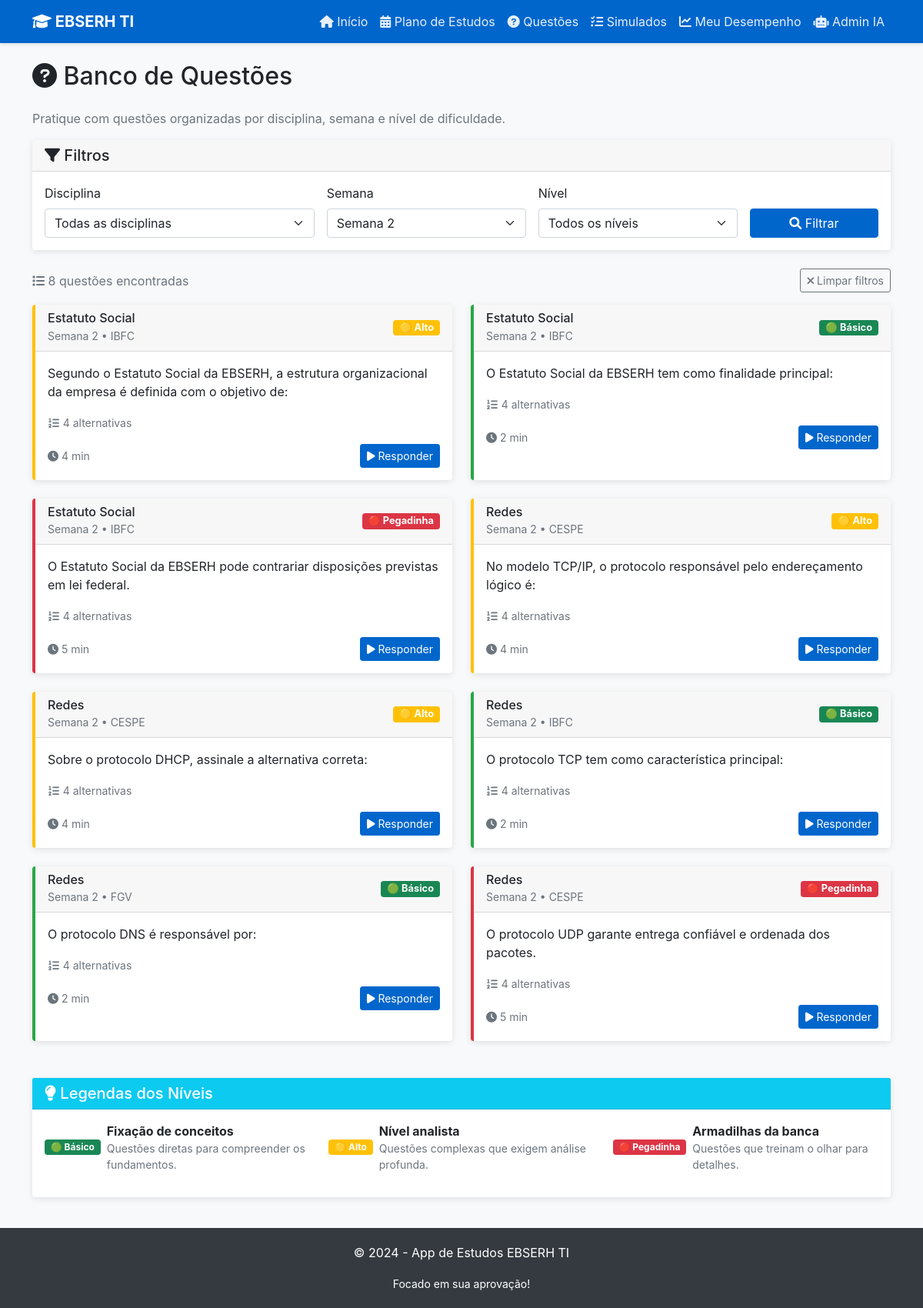
Screenshot of /questoes?semana=2 with the database file from the repository.
### tables this page shows
CREATE TABLE questoes (
            id INTEGER PRIMARY KEY AUTOINCREMENT,
            disciplina TEXT NOT NULL,
            semana INTEGER NOT NULL,
            nivel TEXT NOT NULL CHECK (nivel IN ('Básico', 'Alto', 'Pegadinha')),
            banca TEXT NOT NULL,
            enunciado TEXT NOT NULL,
            alternativas TEXT NOT NULL,
            resposta_correta TEXT NOT NULL,
            comentario TEXT NOT NULL
        , tags TEXT, dificuldade_num INTEGER);

### app.py (the view)
@app.route('/questoes')
def questoes():
    disciplina = request.args.get('disciplina', '')
    semana = request.args.get('semana', '')
    nivel = request.args.get('nivel', '')
    conn = get_db_connection()
    query = 'SELECT DISTINCT disciplina FROM questoes ORDER BY disciplina'
    disciplinas = conn.execute(query).fetchall()
    query = 'SELECT DISTINCT semana FROM questoes ORDER BY semana'
    semanas = conn.execute(query).fetchall()
    query = 'SELECT * FROM questoes WHERE 1=1'
    params = []
    if disciplina:
        query += ' AND disciplina = ?'
        params.append(disciplina)
    if semana:
        query += ' AND semana = ?'
        params.append(semana)
    if nivel:
        query += ' AND nivel = ?'
        params.append(nivel)
    query += ' ORDER BY disciplina, semana, nivel'
    questoes = conn.execute(query, params).fetchall()
    conn.close()
    return render_template('questoes.html',
                         questoes=questoes,
                         disciplinas=disciplinas,
                         semanas=semanas,
                         filtros={'disciplina': disciplina, 'semana': semana, 'nivel': nivel})

### app.py (called while the page is built)
def get_db_connection():
    conn = sqlite3.connect(DB_NAME)
    conn.row_factory = sqlite3.Row
    return conn

### templates/questoes.html (shortened to what this page needs)
{% extends "base.html" %}
{% block content %}
<div class="row">
    <div class="col-12">
        <h2 class="mb-4">
            <i class="fas fa-question-circle"></i> Banco de Questões
        </h2>
        <p class="text-muted">Pratique com questões organizadas por disciplina, semana e nível de dificuldade.</p>
    </div>
</div>
<div class="row mb-4">
    <div class="col-12">
        <div class="card">
            <div class="card-header">
                <h5 class="mb-0"><i class="fas fa-filter"></i> Filtros</h5>
            </div>
            <div class="card-body">
                <form method="GET" action="{{ url_for('questoes') }}">
                    <div class="row g-3">
                        <div class="col-md-4">
                            <label for="disciplina" class="form-label">Disciplina</label>
                            <select class="form-select" id="disciplina" name="disciplina">
                                <option value="">Todas as disciplinas</option>
                            </select>
                        </div>
                        <div class="col-md-3">
                            <label for="semana" class="form-label">Semana</label>
                            <select class="form-select" id="semana" name="semana">
                                {% for s in semanas %}
                                <option value="{{ s.semana }}" {% if filtros.semana == s.semana|string %}selected{% endif %}>
                                    Semana {{ s.semana }}
                                </option>
                                {% endfor %}
                            </select>
                        </div>
                        <div class="col-md-3">
                            <label for="nivel" class="form-label">Nível</label>
                            <select class="form-select" id="nivel" name="nivel">
                                <option value="">Todos os níveis</option>
                            </select>
                        </div>
                        <div class="col-md-2 d-flex align-items-end">
                            <button type="submit" class="btn btn-primary w-100">
                                <i class="fas fa-search"></i> Filtrar
                            </button>
                        </div>
                    </div>
                </form>
            </div>
        </div>
    </div>
</div>
<div class="row mb-3">
    <div class="col-12">
        <div class="d-flex justify-content-between align-items-center">
            <span class="text-muted">
                <i class="fas fa-list"></i>
                {{ questoes|length }} questões encontradas
            </span>
            {% if filtros.disciplina or filtros.semana or filtros.nivel %}
            <a href="{{ url_for('questoes') }}" class="btn btn-outline-secondary btn-sm">
                <i class="fas fa-times"></i> Limpar filtros
            </a>
            {% endif %}
        </div>
    </div>
</div>
<div class="row g-4">
    {% for questao in questoes %}
    <div class="col-lg-6">
        <div class="card h-100 nivel-{{ questao.nivel.lower().replace('á', 'a').replace('ç', 'c').replace('ê', 'e') }}">
            <div class="card-header d-flex justify-content-between align-items-center">
                <div>
                    <h6 class="mb-0">{{ questao.disciplina }}</h6>
                    <small class="text-muted">Semana {{ questao.semana }} • {{ questao.banca }}</small>
                </div>
                <span class="badge badge-nivel
                    {% if questao.nivel == 'Básico' %}bg-success
                    {% elif questao.nivel == 'Alto' %}bg-warning
                    {% else %}bg-danger{% endif %}">
                    {% if questao.nivel == 'Básico' %}🟢
                    {% elif questao.nivel == 'Alto' %}🟡
                    {% else %}🔴{% endif %}
                    {{ questao.nivel }}
                </span>
            </div>
            <div class="card-body">
                <p class="card-text">{{ questao.enunciado[:150] }}{% if questao.enunciado|length > 150 %}...{% endif %}</p>
                <div class="mb-3">
                    <small class="text-muted">
                        <i class="fas fa-list-ol"></i> 4 alternativas
                    </small>
                </div>
                <div class="d-flex justify-content-between align-items-center">
                    <small class="text-muted">
                        <i class="fas fa-clock"></i>
                        {% if questao.nivel == 'Básico' %}2 min
                        {% elif questao.nivel == 'Alto' %}4 min
                        {% else %}5 min{% endif %}
                    </small>
                    <a href="{{ url_for('questao_detalhe', questao_id=questao.id) }}" class="btn btn-primary btn-sm">
                        <i class="fas fa-play"></i> Responder
                    </a>
                </div>
            </div>
        </div>
    </div>
    {% endfor %}
</div>
<div class="row mt-5">
    <div class="col-12">
        <div class="card">
            <div class="card-header bg-info text-white">
                <h5 class="mb-0"><i class="fas fa-lightbulb"></i> Legendas dos Níveis</h5>
            </div>
            <div class="card-body">
                <div class="row">
                    <div class="col-md-4">
                        <div class="d-flex align-items-center mb-3">
                            <span class="badge bg-success me-2">🟢 Básico</span>
                            <div>
                                <strong>Fixação de conceitos</strong>
                                <p class="small text-muted mb-0">Questões diretas para compreender os fundamentos.</p>
                            </div>
                        </div>
                    </div>
                    <div class="col-md-4">
                        <div class="d-flex align-items-center mb-3">
                            <span class="badge bg-warning me-2">🟡 Alto</span>
                            <div>
                                <strong>Nível analista</strong>
                                <p class="small text-muted mb-0">Questões complexas que exigem análise profunda.</p>
                            </div>
                        </div>
                    </div>
                    <div class="col-md-4">
                        <div class="d-flex align-items-center mb-3">
                            <span class="badge bg-danger me-2">🔴 Pegadinha</span>
                            <div>
                                <strong>Armadilhas da banca</strong>
                                <p class="small text-muted mb-0">Questões que treinam o olhar para detalhes.</p>
                            </div>
                        </div>
                    </div>
                </div>
            </div>
        </div>
    </div>
</div>
{% endblock %}

### templates/base.html (style rules this page uses)
:root { --primary-color: #0066cc; --secondary-color: #004499; --success-color: #28a745; --warning-color: #ffc107; --danger-color: #dc3545; --light-bg: #f8f9fa; }
body { background-color: var(--light-bg); font-family: -apple-system, BlinkMacSystemFont, 'Segoe UI', Roboto, sans-serif; -webkit-font-smoothing: antialiased; -moz-osx-font-smoothing: grayscale; touch-action: manipulation; -webkit-tap-highlight-color: transparent; }
.btn, .alternativa, .nav-link { -webkit-touch-callout: none; -webkit-user-select: none; user-select: none; }
html { scroll-behavior: smooth; }
@media (prefers-reduced-motion: no-preference) { .card { transition: transform 0.3s ease, box-shadow 0.3s ease; } }
.btn-primary { background-color: var(--primary-color); border-color: var(--primary-color); }
.card { border: none; box-shadow: 0 2px 8px rgba(0,0,0,0.1); transition: transform 0.3s, box-shadow 0.3s; }
.nivel-basico { border-left: 4px solid var(--success-color); }
.nivel-alto { border-left: 4px solid var(--warning-color); }
.nivel-pegadinha { border-left: 4px solid var(--danger-color); }
.badge-nivel { font-size: 0.8em; padding: 4px 8px; }

### rows the page displays
questoes: disciplina "Estatuto Social", semana "2", banca "IBFC", nivel "Alto", enunciado "Segundo o Estatuto Social da EBSERH, a estrutura organizacional da empresa é definida com o objetivo de:", shows "4 min"
questoes: disciplina "Estatuto Social", semana "2", banca "IBFC", nivel "Básico", enunciado "O Estatuto Social da EBSERH tem como finalidade principal:", shows "2 min"
questoes: disciplina "Estatuto Social", semana "2", banca "IBFC", nivel "Pegadinha", enunciado "O Estatuto Social da EBSERH pode contrariar disposições previstas em lei federal.", shows "5 min"
questoes: disciplina "Redes", semana "2", banca "CESPE", nivel "Alto", enunciado "No modelo TCP/IP, o protocolo responsável pelo endereçamento lógico é:", shows "4 min"
questoes: disciplina "Redes", semana "2", banca "CESPE", nivel "Alto", enunciado "Sobre o protocolo DHCP, assinale a alternativa correta:", shows "4 min"
questoes: disciplina "Redes", semana "2", banca "IBFC", nivel "Básico", enunciado "O protocolo TCP tem como característica principal:", shows "2 min"
questoes: disciplina "Redes", semana "2", banca "FGV", nivel "Básico", enunciado "O protocolo DNS é responsável por:", shows "2 min"
questoes: disciplina "Redes", semana "2", banca "CESPE", nivel "Pegadinha", enunciado "O protocolo UDP garante entrega confiável e ordenada dos pacotes.", shows "5 min"

### other values shown
{{ questoes|length }} "8"
